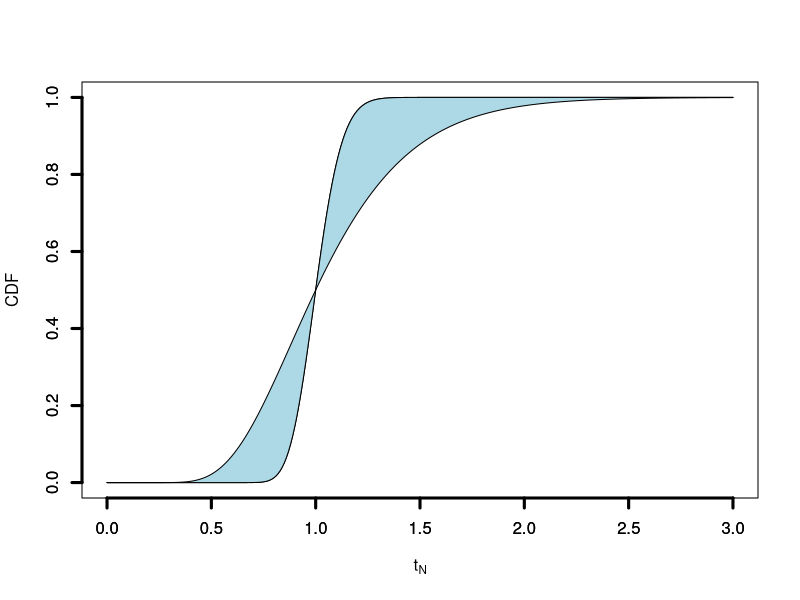

The R source for this figure:
# ------------------------------------------------------------------------
# CDF Plot for the Neutrosophic Birnbaum-Saunders Distribution (NBSD)
# ------------------------------------------------------------------------

# -----------------------------
# CDF Function for NBSD
# -----------------------------
F_N <- function(t, a, b) {
  x <- (1 / a) * (sqrt(t / b) - sqrt(b / t))
  cdf <- pnorm(x, mean = 0, sd = 1)
  return(cdf)
}

# -----------------------------
# Define Input Parameters
# -----------------------------
t <- seq(0, 3, 0.01)     # Grid of t values (BS variable)
a_L <- 0.1               # Lower bound of alpha
a_U <- 0.35              # Upper bound of alpha
b_L <- 1.0               # Lower bound of beta
b_U <- 1.0               # Upper bound of beta

# -----------------------------
# Open Plot Window
# -----------------------------
windows(3, 3)            # For Windows OS (use quartz() or x11() if needed)

# -----------------------------
# Initial CDF Plot at Lower Bound
# -----------------------------
y1 <- F_N(t, a_L, b_L)

# -----------------------------
# Determine Max Y-Axis Limit for Plotting
# -----------------------------
ff1 <- function(t) { F_N(t, a_L, b_L) }
ff2 <- function(t) { F_N(t, a_U, b_U) }
ans1 <- optimize(ff1, interval = c(0, 3), maximum = TRUE)
ans2 <- optimize(ff2, interval = c(0, 3), maximum = TRUE)
L <- max(ans1$objective, ans2$objective)  # Maximum CDF value

# -----------------------------
# Create Initial Plot
# -----------------------------
plot(t, y1, type = "l", 
     ylab = "CDF", xlab = expression(paste(t[N])), 
     ylim = c(0, L))
axis(side = 1, lwd = 3)
axis(side = 2, lwd = 3)

# -----------------------------
# Fill Neutrosophic Area Between Curves
# -----------------------------
for (b in seq(b_L, b_U, 0.05)) {
  for (a in seq(a_L, a_U, 0.05)) {
    y2 <- F_N(t, a, b)
    polygon(c(t, rev(t)), c(y2, rev(y1)), col = "lightblue", border = NA)
    y1 <- y2  # Update y1 for next iteration
  }
}

# -----------------------------
# Draw Outer Boundaries
# -----------------------------
y3 <- F_N(t, a_U, b_U)
polygon(c(t, rev(t)), c(y3, rev(y3)), lwd = 1, col = "lightblue")

y4 <- F_N(t, a_L, b_L)
polygon(c(t, rev(t)), c(y4, rev(y4)), lwd = 1, col = "lightblue")
